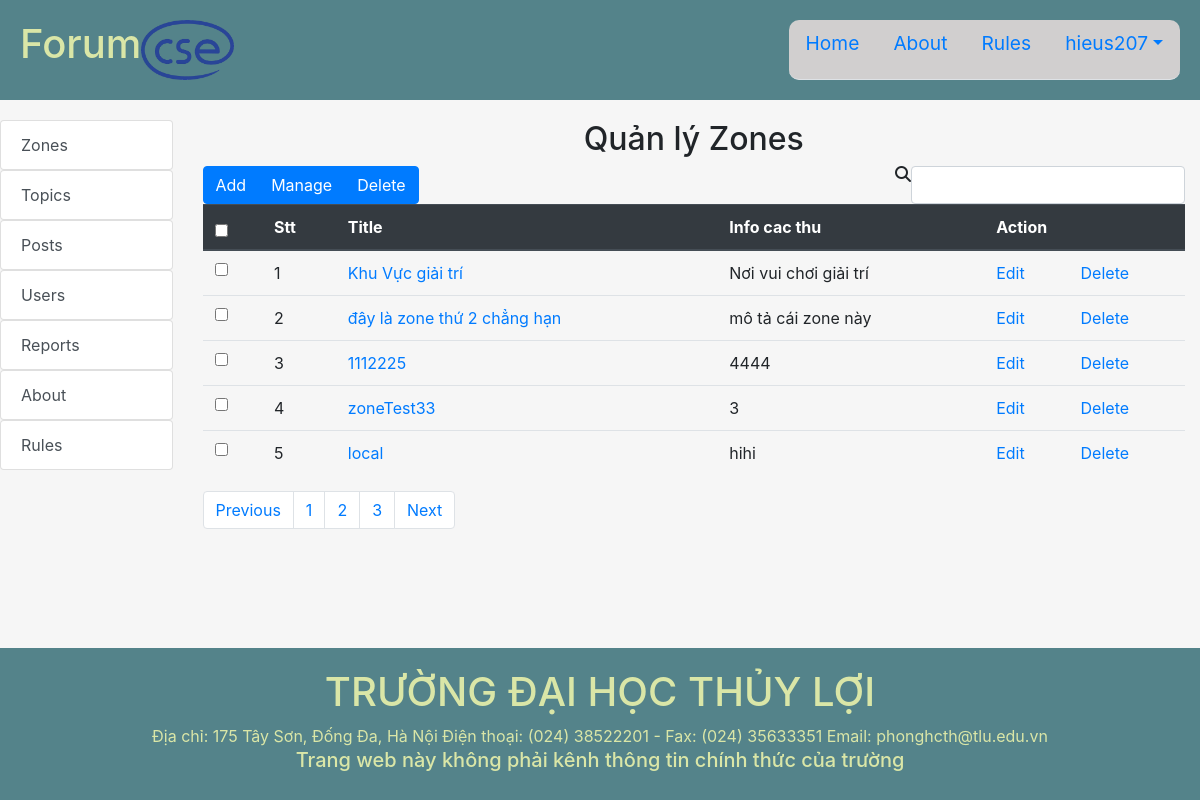
The app's page /Forum/index.php?controller=admin&action=index (signed in), older data.
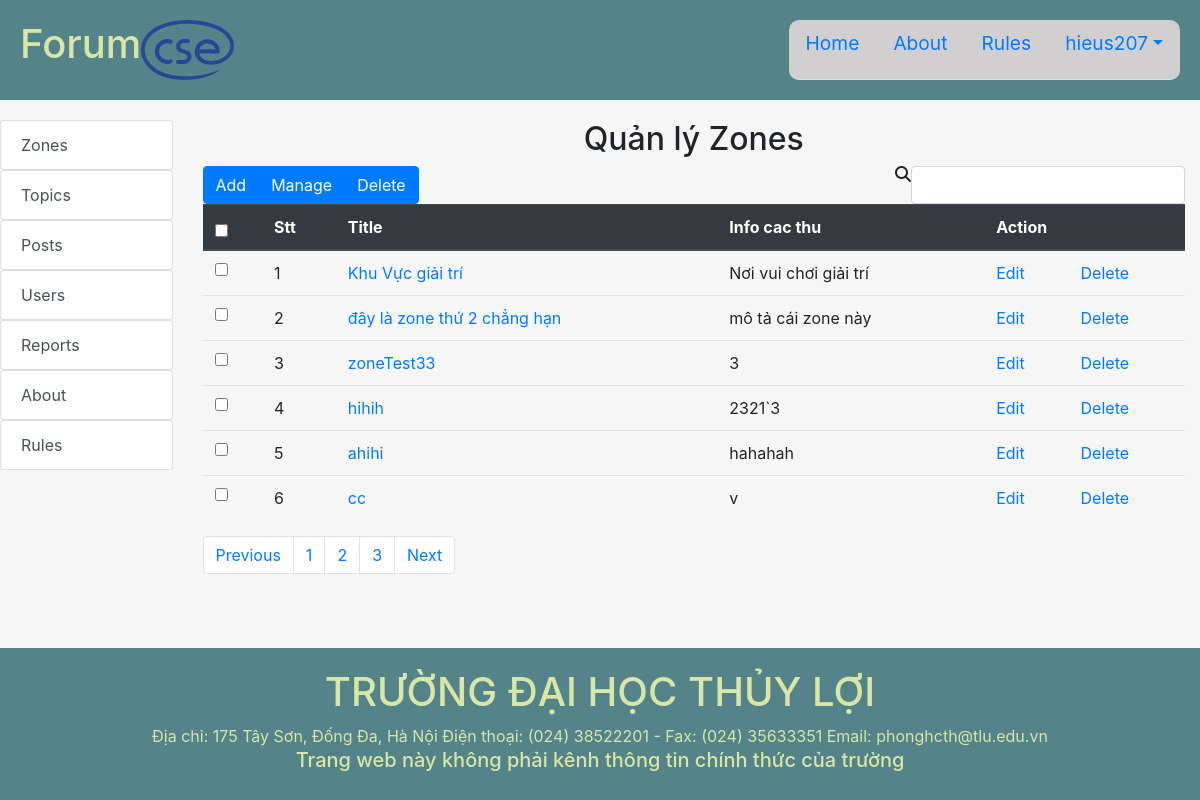
The same page, newer data.
### tables this page shows
CREATE TABLE `zones` (
  `zone_id` int(11) NOT NULL,
  `title` varchar(255) NOT NULL,
  `description` varchar(255) NOT NULL
);

### Forum/controllers/AdminCTL.php (called while the page is built, shortened)
<?php
require_once 'models/ZoneModel.php';
require_once 'controllers/ParentCTL.php';
class AdminCTL extends ParentCTL
{
  public function index()
  {
    global $URL;
    $zoneModel2 = new ZoneModel();
    $zones = $zoneModel2->selectAll();
    require_once 'views/admin/dashboard.php';
  }
}
?>

### Forum/index.php (called while the page is built, shortened)
<?php
$action = isset($_GET['action']) ? $_GET['action'] : 'index';
$object = new $controller;
$object->$action();
?>

### Forum/path.php (called while the page is built, shortened)
<?php
    $URL="http://localhost:8080/Forum/index.php?controller="
?>

### Forum/models/model.php (called while the page is built, shortened)
<?php
    require_once("path.php");
    function openConnect(){
        $conn=mysqli_connect(HOST,USER,PASS,DB);
        return $conn;
    }
?>

### Forum/models/ZoneModel.php (called while the page is built, shortened)
<?php
    require_once("model.php");
    class ZoneModel{
        public $connection;
        function ZoneModel($title='',$description=''){
            $this->connection=openConnect();
        }
        function selectAll($data=""){
            $sql="SELECT * FROM ". self::TABLE;
            $rs=mysqli_query($this->connection,$sql);
            $result=mysqli_fetch_all($rs,MYSQLI_ASSOC);
            return $result;
        }
    }
?>

### Forum/views/admin/dashboard.php (the view, shortened to what this page needs)
<?php include_once("path.php");
global $ROOT_PATH; ?>
<link rel="stylesheet" href="assets/css/admin.css">
<?php include($ROOT_PATH."/includes/headerp1.php");?>
<?php include($ROOT_PATH."/includes/headerp2.php");?>
<?php include($ROOT_PATH."/includes/admin_headerp3.php");?>
              <div class="col-md-10">
                    <h2 class="text-center">Quản lý Zones</h2>
                    <div class="list-posted">
                    <form action="<?php echo $URL."admin&action=zones_index";?>" method="post">
                        <div class="btn-group float float-left" role="group" aria-label="">
                            <a class="btn btn-primary" href="<?php echo $URL."admin&action=add_zone"?>" role="button">Add</a>
                            <button type="submit" class="btn btn-primary">Manage</button>
                            <button type="submit" class="btn btn-primary" name="del_zone" onclick="return confirm('Bạn có chắc muốn xóa những zone đã chọn?')">Delete</button>
                        </div>
                        <div class="d-flex float float-right">
                            <i class="fa fa-search" aria-hidden="true"></i>
                            <input type="text" class="form-control" name="" id="" aria-describedby="helpId" placeholder="">
                        </div>
                        <table class="table">
                            <thead class="thead-dark">
                                <tr>
                                    <th>
                                    <input type="checkbox" name="" id="">
                                    </th>
                                    <th>Stt</th>
                                    <th>Title</th>
                                    <th>Info cac thu</th>
                                    <th colspan="2">Action</th>
                                </tr>
                            </thead>
                            <tbody>
                                <?php foreach ($zones as $key=>$zone):?>
                                    <tr>
                                        <td scope="row">
                                            <input type="checkbox" name="z_id[]" value="<?php echo $zone['zone_id'];?>">
                                            </td>
                                        <td><?php echo $key+1;?></td>
                                        <td><a href="<?php echo $URL."admin&action=view_z&z_id=".$zone['zone_id'];?>"><?php echo $zone['title'];?></a></td>
                                        <td><?php echo $zone['description'];?></td>
                                        <td><a href="<?php echo $URL."admin&action=edit_zone&z_id=".$zone['zone_id'];?>">Edit</a></td>
                                        <td><a href="<?php echo $URL."admin&action=del_z&z_id=".$zone['zone_id'];?>" onclick="return confirm('Bạn có chắc muốn xóa zone này?')">Delete</a></td>
                                    </tr>
                                <?php endforeach;?>
                            </tbody>
                        </table>
                    </form>
                        <nav aria-label="Page navigation">
                        <ul class="pagination">
                            <li class="page-item"><a class="page-link" href="#">Previous</a></li>
                            <li class="page-item"><a class="page-link" href="#">1</a></li>
                            <li class="page-item"><a class="page-link" href="#">2</a></li>
                            <li class="page-item"><a class="page-link" href="#">3</a></li>
                            <li class="page-item"><a class="page-link" href="#">Next</a></li>
                        </ul>
                        </nav>
                    </div>
                </div>
            </div>
        </div>
    </div>
<?php include($ROOT_PATH."/includes/footer.php");?>

Row changes from the older to the newer data that the page shows:
removed zones: title "1112225", description "4444"
removed zones: title "local", description "hihi"
added zones: title "hihih", description "2321`3"
added zones: title "ahihi", description "hahahah"
added zones: title "cc", description "v"
